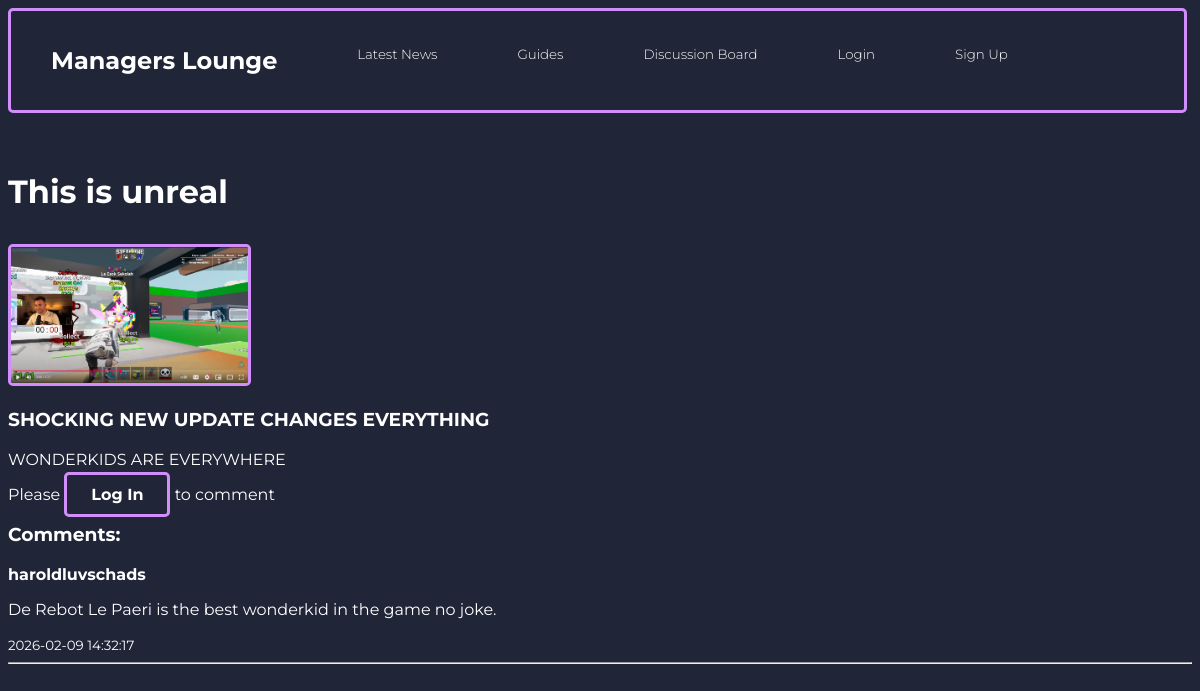
The page /retrieve_guides.php?id=2 on the database its author committed.
### tables this page shows
CREATE TABLE `guides` (
  `id` int(11) NOT NULL,
  `title` text NOT NULL,
  `description` text NOT NULL,
  `picture` blob NOT NULL,
  `content` text NOT NULL,
  `username` text NOT NULL,
  `time_created` timestamp NOT NULL DEFAULT current_timestamp() ON UPDATE current_timestamp(),
  `comments` text NOT NULL
);

CREATE TABLE `guides_comments` (
  `id` int(11) NOT NULL,
  `user_id` int(11) NOT NULL,
  `guides_id` int(11) NOT NULL,
  `text` text NOT NULL,
  `date_created` timestamp NOT NULL DEFAULT current_timestamp() ON UPDATE current_timestamp()
);

CREATE TABLE `users` (
  `id` int(11) NOT NULL,
  `username` text NOT NULL,
  `password` text NOT NULL,
  `firstname` text NOT NULL,
  `lastname` text NOT NULL,
  `email` text NOT NULL,
  `bio` text NOT NULL,
  `profile_pic` blob NOT NULL,
  `status` enum('active','inactive','','') NOT NULL,
  `birthdate` text NOT NULL,
  `role` enum('user','admin','','') NOT NULL
);

### retrieve_guides.php (the view, shortened to what this page needs)
<!DOCTYPE html>
<html lang="en">
<head>
    <link rel="stylesheet" href="main.css">
    <link rel="stylesheet" href="retrieve_news.css">
    <link rel="stylesheet" href="feedback.css">
</head>
<body>
<nav>
        <ul>
            <li>
                <h1><a href="index.html">Managers Lounge</a></h1>
            </li>
            <li>
                <h2><a href="listnews.php">Latest News</a></li></h2>
            <li>
                <h2><a href="listguides.php">Guides</a></li></h2>
            <li>
                <h2><a href="discussionboard.php">Discussion Board</a></li></h2>
            <li>
                <h2><a class="right-float" href="login.php">Login</a></li></h2>
            <li>
                <h2><a class="right-float" href="signup.php">Sign Up</a></li></h2>
        </ul>
    </nav>
<?php
include 'connectdb.php';
$guides_id = $_GET['id'];
$sql = "SELECT title, description, content, picture FROM guides WHERE id = ?";
$stmt = $conn->prepare($sql);
$stmt->bind_param("i", $guides_id);
$stmt->execute();
$result = $stmt->get_result();
if($result->num_rows > 0) {
    while ($row = $result->fetch_assoc()){
        if (!empty($row['picture'])) {
            echo "<h1>" . html_entity_decode($row['title']) . "</h1>";
            if (file_exists($row['picture'])) {
                echo "<img src='" . htmlspecialchars($row['picture']) . "' alt='Post Image'>";
            }
        }
        echo '<section class="postCard2">';
        echo "<h3>" . html_entity_decode($row['description']) . "</h3>";
        echo "<p>" . html_entity_decode($row['content']) . "</p>";
        echo '</section>';
    }
} else {
    echo "Sorry, 0 Results Returned";
}
?>
<?php
if (isset($_SESSION['user_id'])){
    echo '
    <section class="comment-form">
        <form method="POST" action="post_guides_comments.php">
            <textarea name="text" placeholder="What would you like to comment..." required></textarea><br>
            <input type="hidden" name="guides_id" value="'. htmlspecialchars($guides_id) . '">
            <button class=btn type="submit">Post Comment</button>
        </form>
    </section>';
} else{
    echo '<p>Please <a href="login.php" class="btn">Log In</a> to comment </p>';
}
$commentQuery = "SELECT g.text, g.date_created, u.username
                 FROM guides_comments g
                 JOIN users u ON g.user_id = u.id
                 WHERE g.guides_id = ?
                 ORDER BY g.date_created DESC";
$commentStmt = $conn->prepare($commentQuery);
$commentStmt->bind_param("i", $guides_id);
$commentStmt->execute();
$commentResult = $commentStmt->get_result();
echo '<section class="comments">';
echo '<h3>Comments:</h3>';
while ($comment = $commentResult->fetch_assoc()) {
    echo "<div class='comment-box'>";
    echo "<strong>" . htmlspecialchars($comment['username']) . "</strong><br>";
    echo "<p>" . nl2br(htmlspecialchars($comment['text'])) . "</p>";
    echo "<small>" . $comment['date_created'] . "</small>";
    echo "</div><hr>";
}
echo '</section>';
?>
</body>
</html>

### main.css (style rules this page uses)
body { font-family: "Montserrat", sans-serif; font-optical-sizing: auto; font-weight: weight; font-style: normal; background-color: #202537; color: #FFFFFF; }
@media screen and (max-width: 1285px) { h2 { font-size: smaller; } }
nav { text-decoration: none; border-radius: 5px; border: 3px solid #D18EFB; background: none; color: white; top: 0; width: 99.1%; height: fit-content; }
nav a { color: white; text-decoration: none; }
ul { list-style-type: none; margin: 0; padding: 0; display: flex; overflow: hidden; }
li a { display: block; text-align: center; padding: 15px 20px; margin: 20px; }
h2 { font-weight: 300; }
.btn { border: 3px solid #D18EFB; border-radius: 5px; cursor: pointer; text-decoration: none; padding: 10px 24px; color: #FFFFFF; transition-duration: 0.4s; font-weight: bold; }
a { color: white ; }

### retrieve_news.css (style rules this page uses)
section { text-align: left; }
img { margin-top: 1%; width: 20%; height: 20%; border: 3px solid #D18EFB; border-radius: 5px; margin-right: auto; margin-left: auto; }

### feedback.css (style rules this page uses)
h1 { margin-top: 5%; }

### rows shown on the page
guides: title "This is unreal", picture (picture), description "SHOCKING NEW UPDATE CHANGES EVERYTHING", content "WONDERKIDS ARE EVERYWHERE"
guides_comments: user.username "haroldluvschads", text "De Rebot Le Paeri is the best wonderkid in the game no joke.", date_created "2026-02-09 14:32:17"
